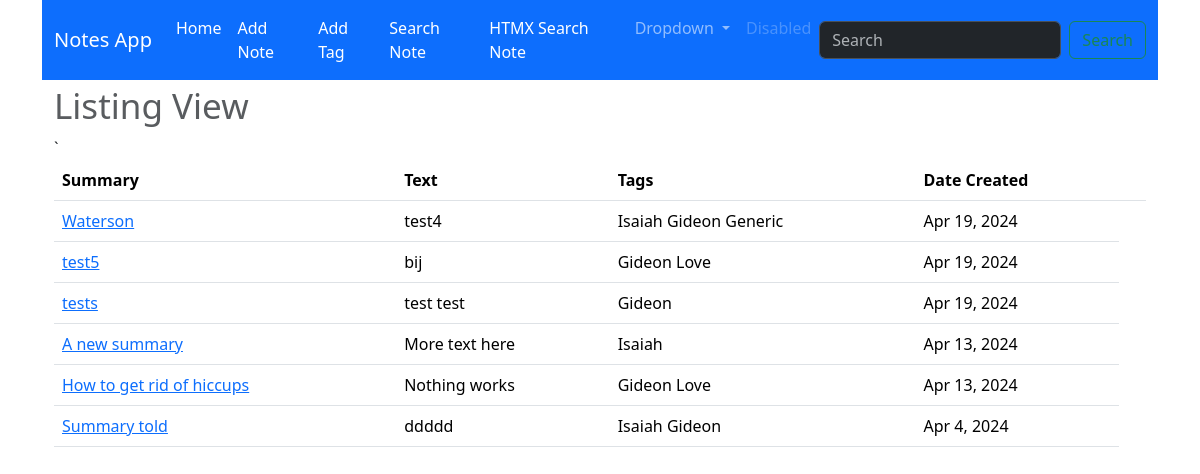
The app's page /, older data.
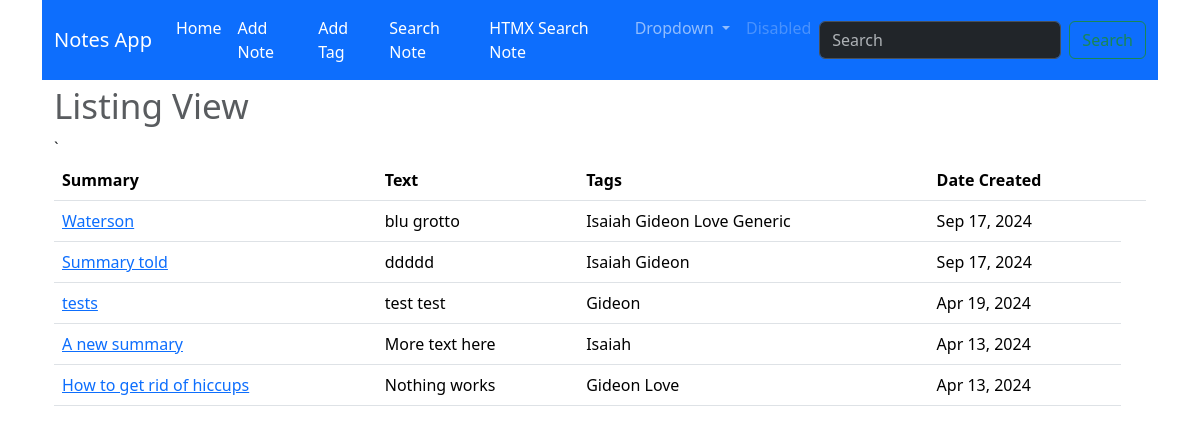
The same page, newer data.
### notes/models.py (models this page shows, shortened)
class Note(models.Model):
    summary=models.CharField(max_length=128)
    text=models.CharField(max_length=255)
    tags = models.ManyToManyField(Tag, blank=True)
    date_created = models.DateTimeField(auto_now=True)
    class Meta:
        ordering = ["date_created"]

class Tag(models.Model):
    tag=models.CharField(max_length=255, unique=True)
    def __str__(self):
        return self.tag

### notes/views.py (the view)
# urls.py: path('', views.index, name="index"),
def index(request):
	notes = Note.objects.prefetch_related("tags").order_by('-date_created') # order_by not needed since order in Model Meta field
	context = {'notes':notes}
	return render(request, 'notes/index.html', context)

### notes/templates/notes/index.html
{% extends "notes/base.html" %}
{% block content %}
<div class="container">
    <h1><small class="text-muted">Listing View</small></h1>
</div>
<div class="container">
    <table class="table">
        <thead>
            <tr>
                <th>Summary</th>`
                <th>Text</th>
                <th>Tags</th>
                <th>Date Created</th>
                <th></th>
            </tr>
        </thead>
        <tbody>
            {% for note in notes %}
            <tr>
                <td><a href="{% url 'detail_note' note.id %}"> {{ note.summary }} </a></td>
                <td>{{ note.text }}</td>
                <td>
                    {% for tag in note.tags.all %}
                        {{ tag }}
                    {% endfor %}
                </td>
                <td>{{ note.date_created | date:"M j, Y"}}</td>
            </tr>
            {% endfor %}
        </tbody>
    </table>
</div>
{% endblock content %}

Row changes from the older to the newer data that the page shows:
removed Note: summary "test5", text "bij", date_created "Apr 19, 2024", Tag (tag "Gideon"), Tag (tag "Love")
changed Note "Waterson": text "test4" → "blu grotto"; gains Tag (tag "Love"); date_created "Apr 19, 2024" → "Sep 17, 2024"
changed Note "Summary told": date_created "Apr 4, 2024" → "Sep 17, 2024"; moves up the list
